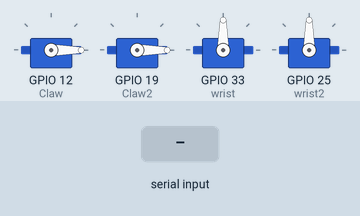
This program was run on a simulated ESP32. On the bench: 4 × servo. Inputs (shaded band) come from the test bench.

Above: at 1.2 s.
1.3 s: "T" received over Serial
At 2.5 s:
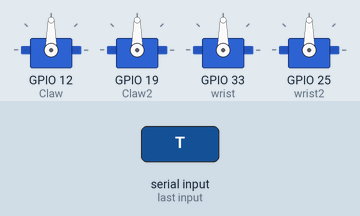
2.8 s: "1" received over Serial
At 3.8 s:
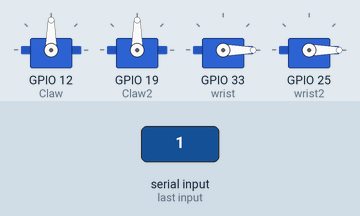
4.3 s: "T" received over Serial
At 4.9 s:
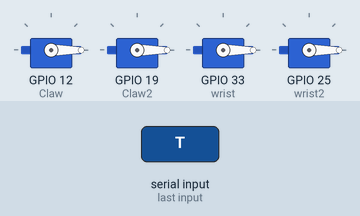
Timing chart, 0 to 7.3 s (numbered marks = the images above; inputs shaded):
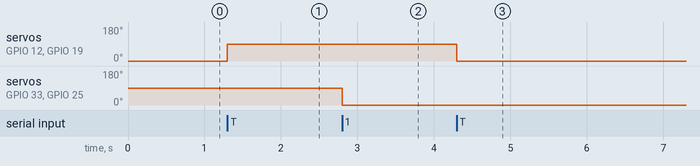

The program:

main.cpp
```cpp
#include <Arduino.h>
#include <ESP32Servo.h>

const int Claw = 12;
const int Claw2 = 19;

const int wrist = 33;
const int wrist2 = 25;
bool clawState = false;
bool clawState2 = false;
bool wristState = false;
bool wristState2 = false;

Servo myServo;
Servo myServo2;
Servo myServo3;
Servo myServo4;

void setup() {
    Serial.begin(9600);
    myServo.attach(Claw);
    myServo.write(0);
    myServo2.attach(Claw2);
    myServo2.write(0);
    myServo3.attach(wrist);
    myServo3.write(90);
    myServo4.attach(wrist2);
    myServo4.write(90);
}

void loop() {
    if (Serial.available() > 0) {
        char signal = Serial.read();
        if (signal == 'T') {
            clawState = !clawState;
            clawState2 = !clawState2;
            myServo.write(clawState ? 90 : 0);
            myServo2.write(clawState2 ? 90 : 0);
        }

        if (signal == '1') {
            wristState = !wristState;
            wristState2 = !wristState2;
            myServo3.write(wristState ? 0 : 90);
            myServo4.write(wristState2 ? 0 : 90);
        }
    }
}
```

Measured:
- after the input at 1.3 s, servo on GPIO 12 (Claw), servo on GPIO 19 (Claw2): 0° → 90° at once
- after the input at 2.8 s, servo on GPIO 33 (wrist), servo on GPIO 25 (wrist2): 90° → 0° at once
- after the input at 4.3 s, servo on GPIO 12 (Claw), servo on GPIO 19 (Claw2): 90° → 0° at once
